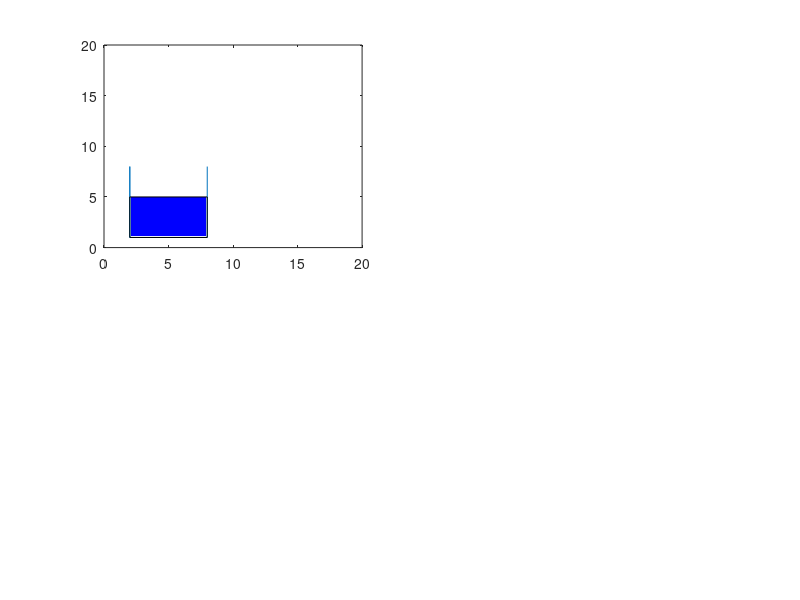

The MATLAB source for this figure: (Note: this script raises an error after producing the figure.)
% This subplot plot the 1st column
mo=input('Enter the mass of falling object in kg ');
%vo=input('Enter the volume of falling object ');
ho=input('Enter the height of falling object in meter ');
vt=input('Enter the volumne of water ');
ht=input('Enter the height of water tank ');
hw=vt/400;
ho=hw+ho;
subplot(2,2,1);
x=[2,2,2,8,8,8];
y=[1,8,1,1,1,8];
p1=plot(x,y);
axis([0 20 0 20]);
hold on;
rec=rectangle('Position',[2,1,6,4],'FaceColor','blue');
for i = 9:-1:5
    h=filledCircle([5,i],.3,1000,'black');
    pause(1);
    if i~=5
        delete(h);
    end
end
po=1000,g=9.8,pi=3.14;
h=sqrt((ho*mo)/(po*g*pi))*21.923

% This subplot plot the 2nd column
x=-50:0.5:50;
y=-50:0.5:50;
[X,Y] = meshgrid(x,y);
R=sqrt(X.^2+Y.^2); %radius
k=0.1; % wave vector10
phi=0; % phase
lemda=-.5;
subplot(2,2,2);
for freqrps=0.1:0.1:2*pi
        Z=h*exp(lemda*freqrps)*sin((2*pi-freqrps)*k*R);
        surf(X,Y,Z,'Facecolor','blue','Edgecolor','none');
        axis equal;
        camlight right  ; 
        lighting phong;
        getframe;
end

% This subplot plot the 3rd column
subplot(2,2,3);
x=[2,2,2,8,8,8];
y=[1,8,1,1,1,8];
p1=plot(x,y);
axis([0 20 0 20]);
hold on;
rec=rectangle('Position',[2,1,6,4],'FaceColor','blue');
for i = 5:-1:2
    h1=filledCircle([5,i],.3,1000,'black');
    pause(1);
    if i~=0
        delete(h1);
    end
end

% This subplot plot the result
subplot(2,2,4);

if hw+h>=ht
    title("Danger? :- Yes , there is danger");    
else
    hw+h>ht
    title('Danger? :- No, we are in safe zone ');
end
